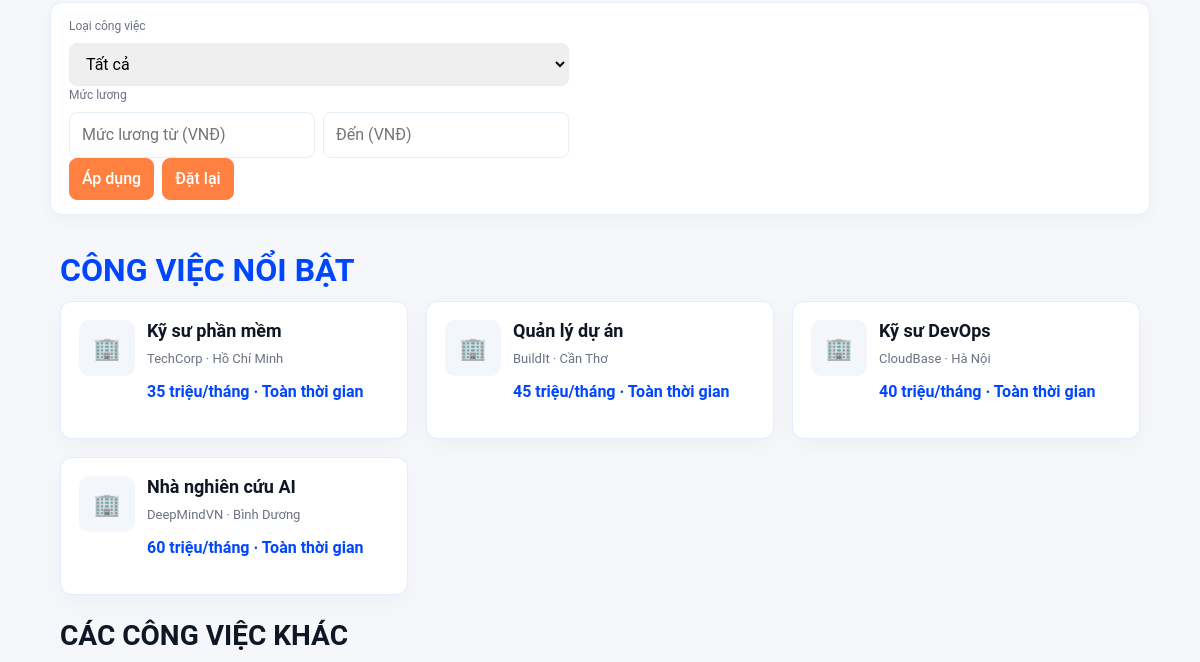
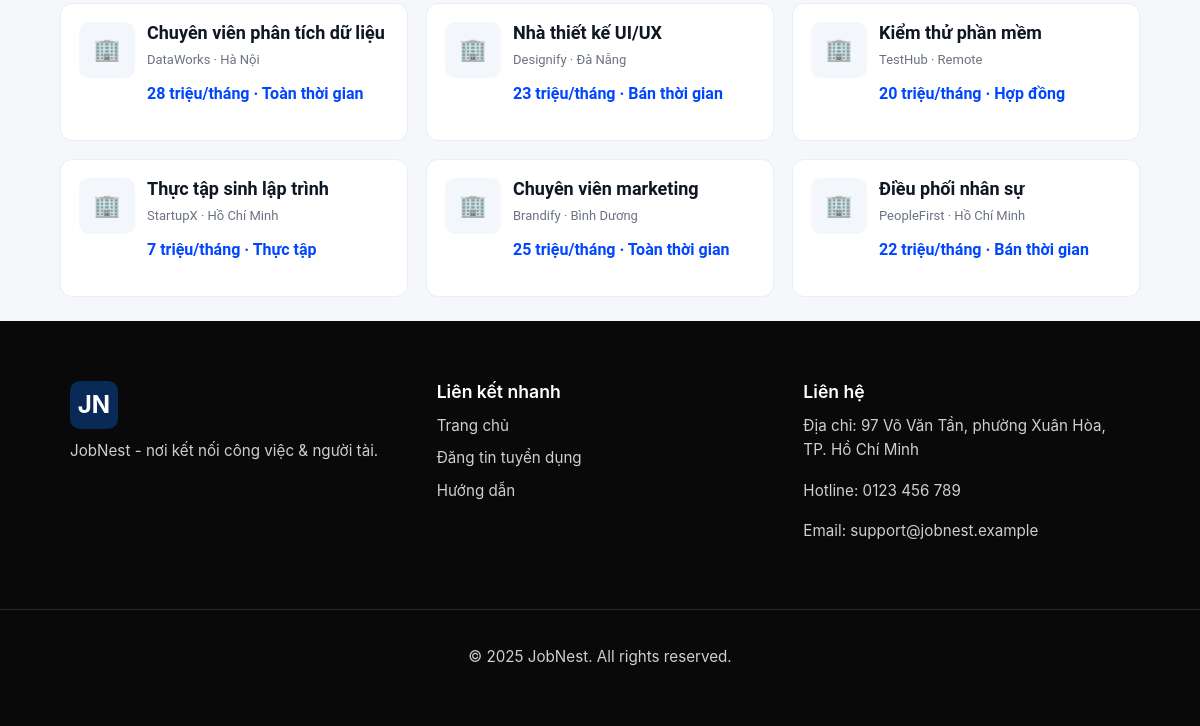
Before: / (lower part) with the older database file (2 pictures, top to bottom).
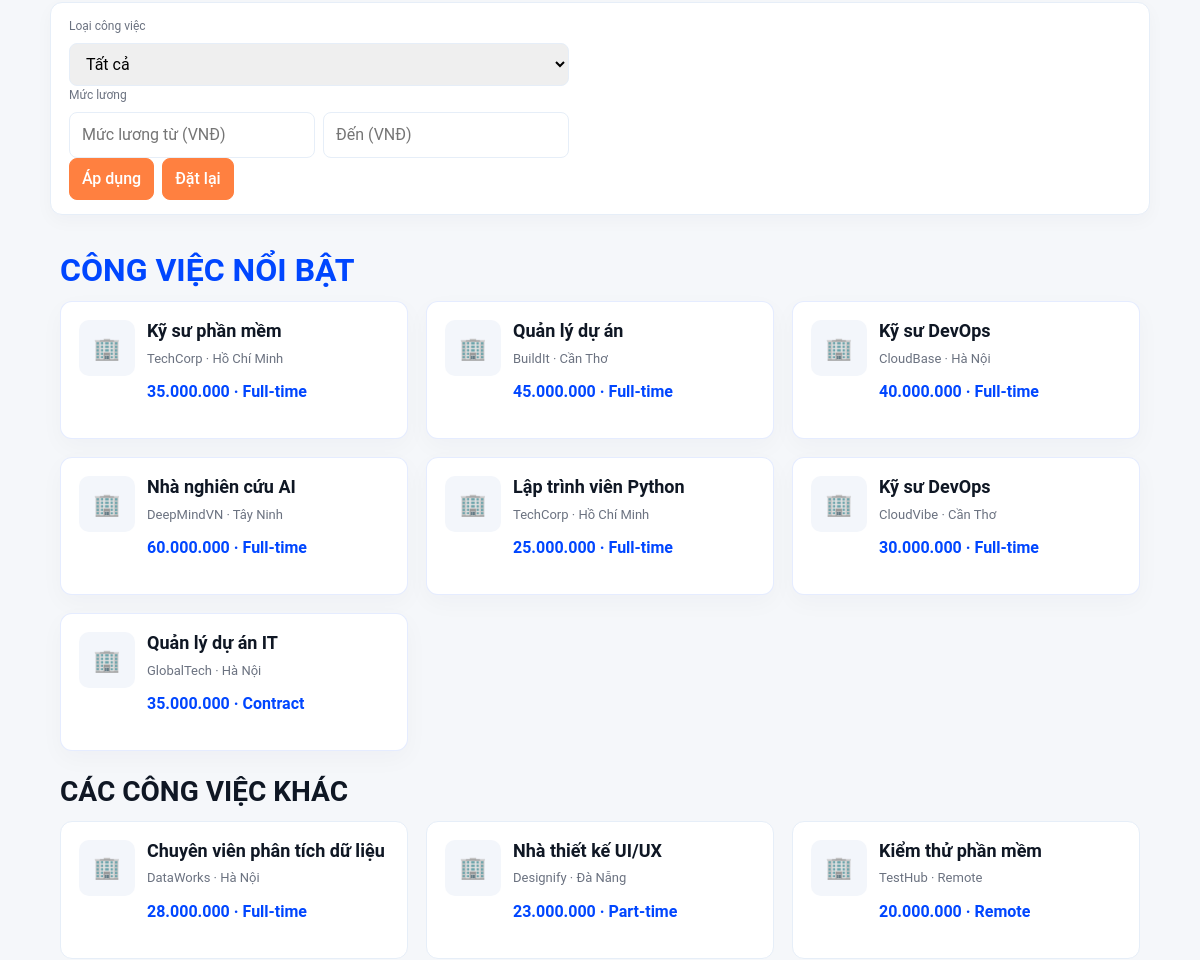
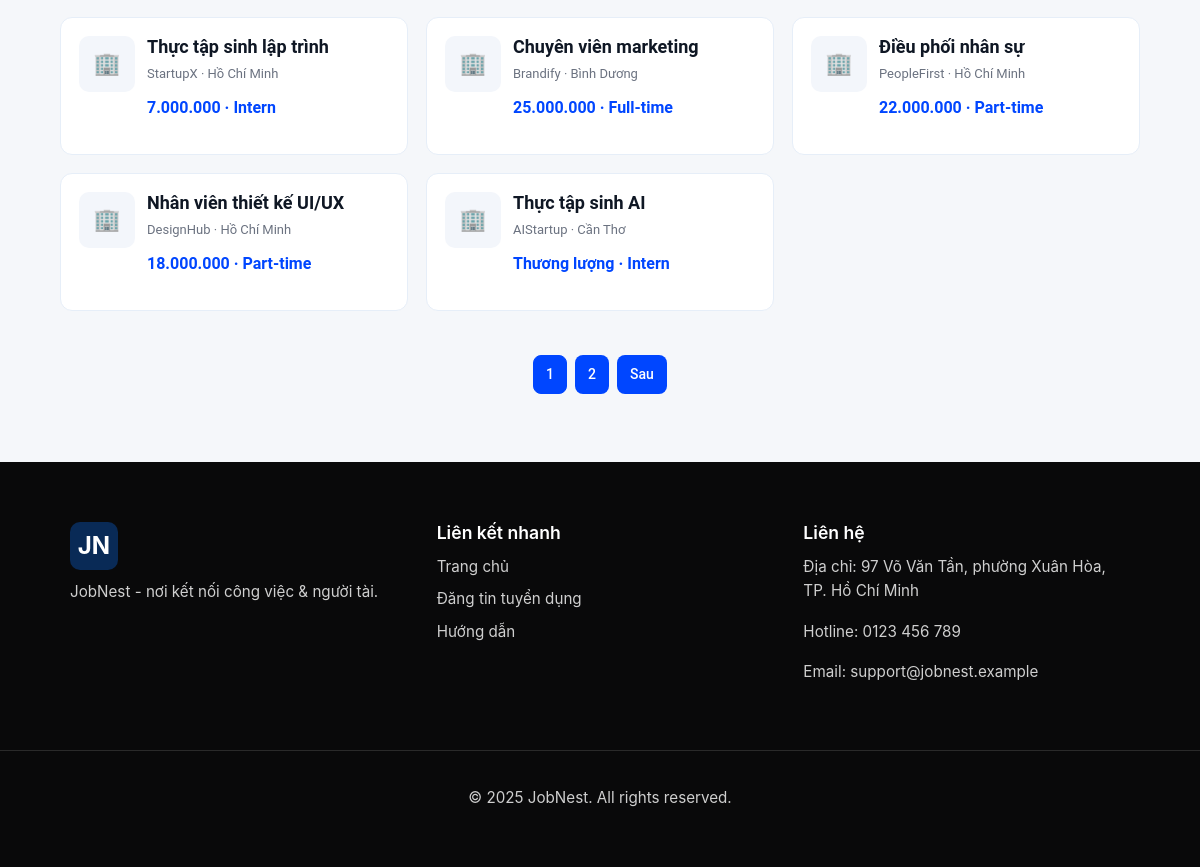
After: the same page with the newer database file (2 pictures, top to bottom).
### app.py (models this page shows)
class Job(db.Model):
    id = db.Column(db.Integer, primary_key=True)
    title = db.Column(db.String(200), nullable=False)
    company = db.Column(db.String(200), nullable=False)
    location = db.Column(db.String(200), nullable=False)
    description = db.Column(db.Text, nullable=False)
    salary = db.Column(db.Integer, nullable=True)
    job_type = db.Column(db.String(50), nullable=True)
    featured = db.Column(db.Boolean, default=False)

### app.py (the view)
@app.route('/')
def index():
    page = request.args.get('page', 1, type=int)
    per_page = 15
    keyword = request.args.get("keyword", "")
    location_raw = request.args.get("location", "")
    job_type = request.args.get("job_type", "")
    sort_by = request.args.get("sort_by", "")
    min_salary_raw = request.args.get("min_salary", "")
    max_salary_raw = request.args.get("max_salary", "")
    min_salary = parse_int_from_str(min_salary_raw)
    max_salary = parse_int_from_str(max_salary_raw)
    jobs_query = Job.query
    jobs = jobs_query.all()
    filtered_jobs = filter_jobs(
        jobs,
        keyword=keyword,
        location=location_raw,
        min_salary=min_salary,
        max_salary=max_salary,
        job_type=job_type,
        sort_by=sort_by
    )
    total_jobs = len(filtered_jobs)
    total_pages = (total_jobs + per_page - 1) // per_page  # Tính tổng số trang
    start = (page - 1) * per_page
    end = start + per_page
    paginated_jobs = filtered_jobs[start:end]
    hot_jobs = [j for j in paginated_jobs if getattr(j, "featured", False)]
    other_jobs = [j for j in paginated_jobs if not getattr(j, "featured", False)]
    search_params = {
        "keyword": keyword,
        "location": location_raw,
        "job_type": job_type,
        "sort_by": sort_by,
        "min_salary": min_salary_raw,
        "max_salary": max_salary_raw
    }
    return render_template(
        'index.html',
        hot_jobs=hot_jobs,
        other_jobs=other_jobs,
        search=search_params,
        jobs=jobs,
        user=current_user,
        page=page,
        total_pages=total_pages  # Đảm bảo truyền total_pages
    )

### app.py (called while the page is built, shortened)
def parse_int_from_str(s):
    if not s:
        return None
    if isinstance(s, int):
        return s
    s = str(s).strip().lower()
    if s == "":
        return None
    m = re.search(r'(\d+(?:[.,]\d+)?)\s*(triỆu|triệu|tr)\b', s, flags=re.IGNORECASE)
    if m:
        try:
            num = float(m.group(1).replace(',', '.'))
            return int(num * 1_000_000)
        except Exception:
            pass

def get_job_salary(job):
    raw = getattr(job, "salary", None)
    return parse_int_from_str(raw)

def format_salary_for_template(value):
    if value is None or value == "":
        return "Thương lượng"
    try:
        num = int(value)
        return "{:,}".format(num).replace(",", ".")
    except Exception:
        return str(value)

### templates/index.html (shortened to what this page needs)
{% extends "layout.html" %}
{% block content %}
<div class="filters-bar container">
  <form id="quick-filters" action="{{ url_for('index') }}" method="get" role="search">
    <div class="filter-group">
      <label>Loại công việc</label>
      <select name="job_type" id="flt_job_type">
        <option value="">Tất cả</option>
      </select>
    </div>
    <div class="filter-group">
      <label>Mức lương</label>
      <div class="salary-row">
        <input type="text" id="flt_min" name="min_salary" placeholder="Mức lương từ (VNĐ)" value="{{ search.min_salary }}">
        <input type="text" id="flt_max" name="max_salary" placeholder="Đến (VNĐ)" value="{{ search.max_salary }}">
      </div>
    </div>
    <div class="filter-actions">
      <button type="submit" class="btn primary">Áp dụng</button>
      <button type="button" id="reset-filters" class="btn primary">Đặt lại</button>
    </div>
  </form>
</div>
<section class="jobs container">
  <div class="jobs-grid">
    <div class="job-list">
      <h2>Công việc nổi bật</h2>
      <div class="job-grid">
        {% for job in hot_jobs %}
          <a class="job-card-link" href="{{ url_for('job_detail', id=job.id) }}">
            <article class="job-card featured" aria-labelledby="title-{{ job.id }}">
              <div class="logo">🏢</div>
              <div class="job-info">
                <h3 id="title-{{ job.id }}">{{ job.title }}</h3>
                <p class="muted">{{ job.company }} · {{ job.location }}</p>
                <p class="salary">{{ job.salary | fmt_salary }} · {{ job.job_type or '-' }}</p>
              </div>
            </article>
          </a>
        {% else %}
          <p>Không có công việc nổi bật phù hợp.</p>
        {% endfor %}
      </div>
      <h3 style="margin-top:24px">Các công việc khác</h3>
      <div class="job-grid">
        {% for job in other_jobs %}
          <a class="job-card-link" href="{{ url_for('job_detail', id=job.id) }}">
            <article class="job-card" aria-labelledby="title-{{ job.id }}">
              <div class="logo">🏢</div>
              <div class="job-info">
                <h4>{{ job.title }}</h4>
                <p class="muted">{{ job.company }} · {{ job.location }}</p>
                <p class="salary">{{ job.salary | fmt_salary }} · {{ job.job_type or '-' }}</p>
              </div>
            </article>
          </a>
        {% else %}
          <p>Không có công việc nào.</p>
        {% endfor %}
      </div>
      {% if total_pages > 1 %}
        <nav class="pagination container" aria-label="Pagination">
          <ul>
            {% for p in range(1, total_pages + 1) %}
              <li>
                <a href="{{ url_for('index', page=p, **search) }}"
                   class="btn {% if p == page %}primary{% else %}secondary{% endif %}">
                  {{ p }}
                </a>
              </li>
            {% endfor %}
            {% if page < total_pages %}
              <li>
                <a href="{{ url_for('index', page=page+1, **search) }}" class="btn secondary">Sau</a>
              </li>
            {% endif %}
          </ul>
        </nav>
      {% endif %}
    </div>
  </div>
</section>
{% endblock %}

### templates/layout.html (shortened to what this page needs)
<!DOCTYPE html>
<html lang="vi">
<head>
   <link href="https://cdn.jsdelivr.net/npm/bootstrap@5.3.2/dist/css/bootstrap.min.css" rel="stylesheet">
  <link rel="stylesheet" href="{{ url_for('static', filename='css/styles.css') }}" />
  <link rel="stylesheet" href="https://cdnjs.cloudflare.com/ajax/libs/font-awesome/6.5.2/css/all.min.css">
</head>
<body>
  <div class="site-root">
    <main class="site-main">
      {% block content %}{% endblock %}
    </main>
    <footer class="site-footer">
      <div class="container footer-inner">
        <div class="f-col">
          <div class="brand-logo small">JN</div>
          <p class="f-desc">JobNest - nơi kết nối công việc & người tài.</p>
        </div>
        <div class="f-col">
          <h4>Liên kết nhanh</h4>
          <ul>
            <li><a href="{{ url_for('index') }}">Trang chủ</a></li>
            <li><a href="#">Đăng tin tuyển dụng</a></li>
            <li><a href="#">Hướng dẫn</a></li>
          </ul>
        </div>
        <div class="f-col">
          <h4>Liên hệ</h4>
          <p>Địa chỉ: 97 Võ Văn Tần, phường Xuân Hòa, TP. Hồ Chí Minh</p>
          <p>Hotline: <a href="tel:+840123456789">0123 456 789</a></p>
          <p>Email: <a href="mailto:support@jobnest.example">support@jobnest.example</a></p>
        </div>
      </div>
      <div class="footer-bottom">
        <div class="container">
          <p>© 2025 JobNest. All rights reserved.</p>
        </div>
      </div>
    </footer>
  </div>
</body>
</html>

Changed rows visible on the page:
changed Job "Kỹ sư phần mềm": salary|fmt_salary "35 triệu/tháng" → "35.000.000"; job_type "Toàn thời gian" → "Full-time"
changed Job "Quản lý dự án": salary|fmt_salary "45 triệu/tháng" → "45.000.000"; job_type "Toàn thời gian" → "Full-time"
changed Job "CloudBase": salary|fmt_salary "40 triệu/tháng" → "40.000.000"; job_type "Toàn thời gian" → "Full-time"
changed Job "Nhà nghiên cứu AI": location "Bình Dương" → "Tây Ninh"; salary|fmt_salary "60 triệu/tháng" → "60.000.000"; job_type "Toàn thời gian" → "Full-time"
added Job: title "Lập trình viên Python", company "TechCorp", location "Hồ Chí Minh", salary|fmt_salary "25.000.000", job_type "Full-time", shown under "CÔNG VIỆC NỔI BẬT"
added Job: title "Kỹ sư DevOps", company "CloudVibe", location "Cần Thơ", salary|fmt_salary "30.000.000", job_type "Full-time", shown under "CÔNG VIỆC NỔI BẬT"
added Job: title "Quản lý dự án IT", company "GlobalTech", location "Hà Nội", salary|fmt_salary "35.000.000", job_type "Contract", shown under "CÔNG VIỆC NỔI BẬT"
changed Job "Chuyên viên phân tích dữ liệu": salary|fmt_salary "28 triệu/tháng" → "28.000.000"; job_type "Toàn thời gian" → "Full-time"
changed Job "Nhà thiết kế UI/UX": salary|fmt_salary "23 triệu/tháng" → "23.000.000"; job_type "Bán thời gian" → "Part-time"
changed Job "Kiểm thử phần mềm": salary|fmt_salary "20 triệu/tháng" → "20.000.000"; job_type "Hợp đồng" → "Remote"
changed Job "Thực tập sinh lập trình": salary|fmt_salary "7 triệu/tháng" → "7.000.000"; job_type "Thực tập" → "Intern"
changed Job "Chuyên viên marketing": salary|fmt_salary "25 triệu/tháng" → "25.000.000"; job_type "Toàn thời gian" → "Full-time"
changed Job "Điều phối nhân sự": salary|fmt_salary "22 triệu/tháng" → "22.000.000"; job_type "Bán thời gian" → "Part-time"
added Job: title "Nhân viên thiết kế UI/UX", company "DesignHub", location "Hồ Chí Minh", salary|fmt_salary "18.000.000", job_type "Part-time", shown under "CÁC CÔNG VIỆC KHÁC"
added Job: title "Thực tập sinh AI", company "AIStartup", location "Cần Thơ", salary|fmt_salary "Thương lượng", job_type "Intern", shown under "CÁC CÔNG VIỆC KHÁC"
Other visible differences:
new list line: "1"
new list line: "2"
text now shown: "Sau"
